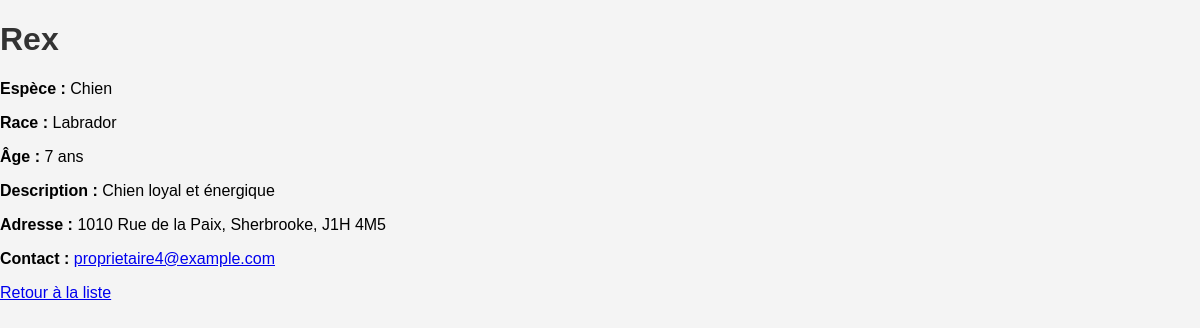
/animal/4, run on the app's committed database.
### tables this page shows
CREATE TABLE animals (
    id INTEGER PRIMARY KEY AUTOINCREMENT,
    nom TEXT NOT NULL,
    espece TEXT NOT NULL,
    race TEXT NOT NULL,
    age INTEGER NOT NULL,
    description TEXT NOT NULL,
    courriel TEXT NOT NULL,
    adresse TEXT NOT NULL,
    ville TEXT NOT NULL,
    cp TEXT NOT NULL
);

### app.py (the view)
@app.route('/animal/<int:id>')
def animal(id):
    conn = get_db_connection()
    animal = conn.execute('SELECT * FROM animals WHERE id = ?', (id,)).fetchone()
    conn.close()
    return render_template('animal.html', animal=animal)

### app.py (called while the page is built)
def get_db_connection():
    conn = sqlite3.connect('database.db')
    conn.row_factory = sqlite3.Row
    return conn

### templates/animal.html (shortened to what this page needs)
<!DOCTYPE html>
<html lang="fr">
<head>
    <link rel="stylesheet" href="{{ url_for('static', filename='css/styles.css') }}">
</head>
<body>
    <h1>{{ animal['nom'] }}</h1>
    <p><strong>Espèce :</strong> {{ animal['espece'] }}</p>
    <p><strong>Race :</strong> {{ animal['race'] }}</p>
    <p><strong>Âge :</strong> {{ animal['age'] }} ans</p>
    <p><strong>Description :</strong> {{ animal['description'] }}</p>
    <p><strong>Adresse :</strong> {{ animal['adresse'] }}, {{ animal['ville'] }}, {{ animal['cp'] }}</p>
    <p><strong>Contact :</strong> <a href="mailto:{{ animal['courriel'] }}">{{ animal['courriel'] }}</a></p>
    <a href="{{ url_for('index') }}">Retour à la liste</a>
</body>
</html>

### static/css/styles.css (style rules this page uses)
body { font-family: Arial, sans-serif; background-color: #f4f4f4; margin: 0; padding: 0; }
h1, h2 { color: #333; }

### data on the page
animals: nom "Rex", espece "Chien", race "Labrador", age "7", description "Chien loyal et énergique", adresse "1010 Rue de la Paix", ville "Sherbrooke", cp "J1H 4M5", courriel "proprietaire4@example.com"
